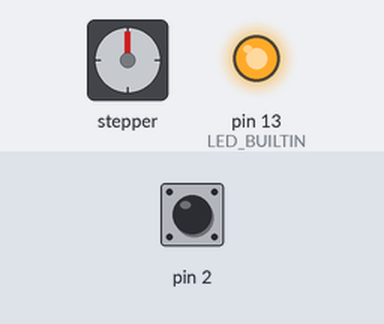
Bench run of a program on a simulated Arduino Leonardo, built with avr-gcc and run on an emulated ATmega32U4. On the bench: stepper motor, output pins drawn as LEDs (lit = HIGH). The test bench sets the inputs (shaded band); at power-on: pin 2 HIGH. Stepper angles assume 200 steps per turn; what the program prints to the serial monitor is not drawn.

Above: at 1.2 s.
1.3 s: pin 2 pulled LOW for 0.15 s
At 1.42 s:
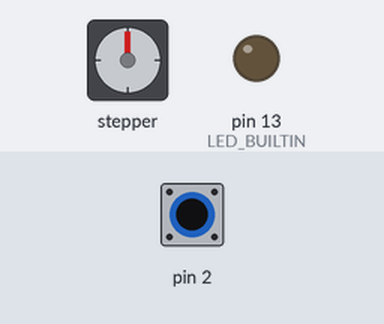
3.0 s: pin 2 pulled LOW for 1 s
At 4.16 s:
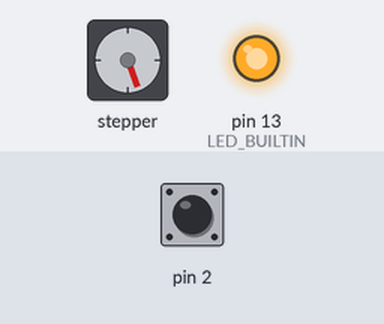
6.0 s: pin 2 pulled LOW for 0.15 s
At 6.64 s:
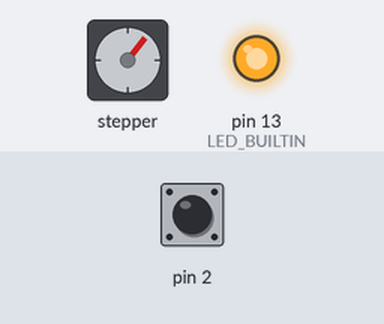
9.0 s: pin 2 pulled LOW for 0.15 s
At 10.4 s:
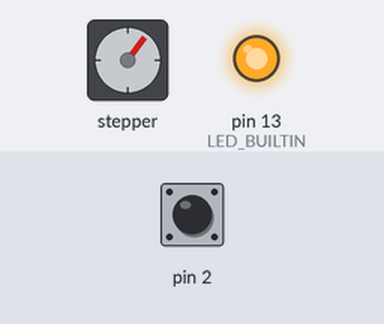
10.7 s: pin 2 pulled LOW for 3.2 s
At 11.0 s:
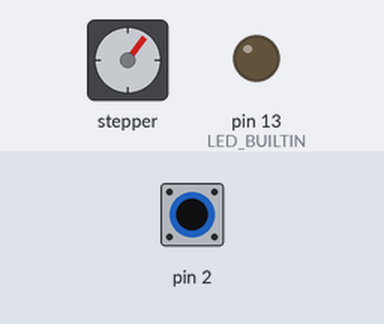
15.5 s: pin 2 pulled LOW for 1 s
At 16.67 s:
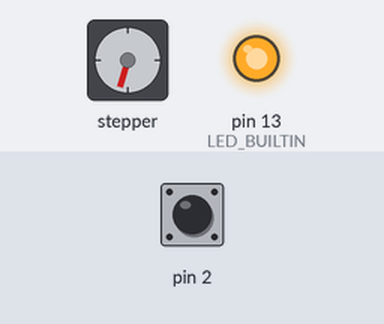
Timing chart, 0 to 19.5 s (numbered marks = the images above; inputs shaded):
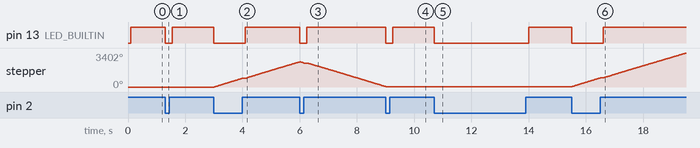

The program:

main.cpp
```cpp
#include <Arduino.h>
#include <Stepper.h>
#include "main.h"

#define BUTTON_PIN PB2
#define NOT_RUNNING 0
#define RUNNING 1

enum MachineState
{
  MOTOR_HALT = 1,
  CLOCKWISE,
  COUNTERCLOCKWISE,
};

enum ButtonState
{
  NOT_PRESSED = 0,
  PRESSED,
};

/**
 * @brief Global variables section.
 *
 */
int stepCount = 0;         // number of steps the motor has taken
int labNumber = 0;
int switchEvent = 0;       //
bool buttonState = NOT_PRESSED;  // button state initiilze.
int labState = NOT_RUNNING;
// int currentState = MOTOR_HALT; //

const int stepsPerRevolution = 200;  // change this to fit the number of steps per revolution
// for your motor

// initialize the stepper library on pins 8 through 11:
Stepper myStepper(stepsPerRevolution, 8, 9, 10, 11);

void setup()
{
  // initialize the serial port:
  Serial.begin(9600);

  // initialize button switch:
  pinMode(BUTTON_PIN, INPUT_PULLUP);

  // Initialize LED built-in:
  pinMode(LED_BUILTIN, OUTPUT);
}

void loop()
{
  // button if switch is short or pressed it will return HIGH or '1', otherwise will be LOW or '0'
  checkButton();
  switch (labNumber)
  {
    case 1:
      Serial.println("labNumber 1:");
      motorHalt();
    break;
    case 2:
      Serial.println("labNumber 2:");
      rotateCW();
    break;
    case 3:
      Serial.println("labNumber 3:");
      rotateCCW();
    break;
    case 4:
      Serial.println("labNumber 4:");
    break;
  }

  if(switchEvent)
  {
    nextState();
  }

}

void checkButton(void)
{
  if (buttonState == NOT_PRESSED)
  {
    if (!(digitalRead(BUTTON_PIN) == LOW))
    {
      delay(100);
      buttonState = PRESSED;
      Serial.println("buttonState = Pressed");
      digitalWrite(LED_BUILTIN, HIGH);
    }
  }
  else if (!(digitalRead(BUTTON_PIN) == HIGH))
  {
    buttonState = NOT_PRESSED;
    switchEvent = 1;
    Serial.println("buttonState = UnPressed");
    digitalWrite(LED_BUILTIN, LOW);
  }
}

void nextState(void)
{
  switchEvent = 0;
  labNumber++;

  if(labNumber > 4)
  {
    labNumber = 1;
  }
}

void motorHalt(void)
{
  Serial.println("Motor Halt");
}

void rotateCW(void)
{
  if (labState == NOT_RUNNING)
  {
    labState = RUNNING;
  }
  if (labState == RUNNING)
  {
    //* Clock-wise (CW)
    // digitalWrite(LED_BUILTIN, HIGH);
    myStepper.step(1);
    Serial.print("CW steps:");
    Serial.println(stepCount);
    stepCount++;
    delay(1);
  }
  if (switchEvent)
  {
    labState = NOT_RUNNING;
  }
}

void rotateCCW(void)
{
  if (labState == NOT_RUNNING)
  {
    labState = RUNNING;
  }
  if (labState == RUNNING)
  {
    //* Counter Clock-wise (CCW)
    // digitalWrite(LED_BUILTIN, HIGH);
    myStepper.step(-1);
    Serial.print("CCW steps:");
    Serial.println(stepCount);
    stepCount--;
    delay(1);
  }
  if (switchEvent)
  {
    labState = NOT_RUNNING;
  }
}
```

main.h
```cpp
#ifndef __MAIN_H__
#define __MAIN_H__

void checkButton(void);
void nextState(void);
void motorHalt(void);
void rotateCW(void);
void rotateCCW(void);

#endif // __MAIN_H__
```

Measured:
- after the input at 1.3 s, pin 13 (LED_BUILTIN): HIGH → LOW at once, → HIGH 0.25 s later
- after the input at 3.0 s, pin 13 (LED_BUILTIN): HIGH → LOW at once, → HIGH 1.1 s later; stepper: keeps turning clockwise at about 846°/s, starting at once
- after the input at 6.0 s, pin 13 (LED_BUILTIN): HIGH → LOW at once, → HIGH 0.25 s later
- after the input at 9.0 s, pin 13 (LED_BUILTIN): HIGH → LOW at once, → HIGH 0.25 s later
- after the input at 10.7 s, pin 13 (LED_BUILTIN): HIGH → LOW at once, → HIGH 3.3 s later
- after the input at 15.5 s, pin 13 (LED_BUILTIN): HIGH → LOW at once, → HIGH 1.1 s later; stepper: keeps turning clockwise at about 846°/s, starting at once
